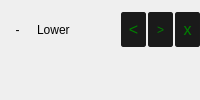
    <widget class="QWidget" name="widgetTop" native="true">
     <property name="minimumSize">
      <size>
       <width>0</width>
       <height>0</height>
      </size>
     </property>
     <property name="styleSheet">
      <string notr="true">border-width:0px;</string>
     </property>
     <layout class="QVBoxLayout" name="verticalLayout">
      <property name="spacing">
       <number>3</number>
      </property>
      <property name="leftMargin">
       <number>0</number>
      </property>
      <property name="topMargin">
       <number>0</number>
      </property>
      <property name="rightMargin">
       <number>0</number>
      </property>
      <property name="bottomMargin">
       <number>0</number>
      </property>
      <item>
       <layout class="QHBoxLayout" name="lay1">
        <property name="spacing">
         <number>2</number>
        </property>
        <property name="bottomMargin">
         <number>0</number>
        </property>
        <item>
         <widget class="QLabel" name="keyBoardLabel">
          <property name="minimumSize">
           <size>
            <width>35</width>
            <height>35</height>
           </size>
          </property>
          <property name="maximumSize">
           <size>
            <width>40</width>
            <height>40</height>
           </size>
          </property>
          <property name="text">
           <string>-</string>
          </property>
          <property name="alignment">
           <set>Qt::AlignCenter</set>
          </property>
         </widget>
        </item>
        <item>
         <widget class="QLabel" name="labInfo">
          <property name="sizePolicy">
           <sizepolicy hsizetype="Preferred" vsizetype="Minimum">
            <horstretch>0</horstretch>
            <verstretch>0</verstretch>
           </sizepolicy>
          </property>
          <property name="minimumSize">
           <size>
            <width>0</width>
            <height>25</height>
           </size>
          </property>
          <property name="text">
           <string>Lower</string>
          </property>
         </widget>
        </item>
        <item>
         <widget class="QLabel" name="labPY">
          <property name="sizePolicy">
           <sizepolicy hsizetype="Expanding" vsizetype="Preferred">
            <horstretch>0</horstretch>
            <verstretch>0</verstretch>
           </sizepolicy>
          </property>
          <property name="text">
           <string/>
          </property>
          <property name="alignment">
           <set>Qt::AlignCenter</set>
          </property>
         </widget>
        </item>
        <item>
         <widget class="QPushButton" name="btnPre">
          <property name="minimumSize">
           <size>
            <width>25</width>
            <height>35</height>
           </size>
          </property>
          <property name="maximumSize">
           <size>
            <width>25</width>
            <height>35</height>
           </size>
          </property>
          <property name="font">
           <font>
            <family>Helvetica</family>
            <pointsize>12</pointsize>
            <weight>50</weight>
            <italic>false</italic>
            <bold>false</bold>
           </font>
          </property>
          <property name="focusPolicy">
           <enum>Qt::NoFocus</enum>
          </property>
          <property name="styleSheet">
           <string notr="true">QPushButton{
    color:green;
    background-color:#1a1a1a;
    border: 1px solid #1b1b1b;
    border-radius: 2px;
}
QPushButton:hover{
    background-color:#1a1a1a;
}

QPushButton:pressed{
   background-color:#333333;
}
</string>
          </property>
          <property name="text">
           <string>&lt;</string>
          </property>
          <property name="flat">
           <bool>true</bool>
          </property>
         </widget>
        </item>
        <item>
         <widget class="QPushButton" name="btnNext">
          <property name="minimumSize">
           <size>
            <width>25</width>
            <height>35</height>
           </size>
          </property>
          <property name="maximumSize">
           <size>
            <width>25</width>
            <height>35</height>
           </size>
          </property>
          <property name="focusPolicy">
           <enum>Qt::NoFocus</enum>
          </property>
          <property name="styleSheet">
           <string notr="true">QPushButton{
    color:green;
    background-color:#1a1a1a;
    border: 1px solid #1b1b1b;
    border-radius: 2px;
}
QPushButton:hover{
    background-color:#1a1a1a;
}

QPushButton:pressed{
    background-color:#333333;
}
</string>
          </property>
          <property name="text">
           <string>&gt;</string>
          </property>
          <property name="flat">
           <bool>true</bool>
          </property>
         </widget>
        </item>
        <item>
         <widget class="QPushButton" name="btnClose">
          <property name="minimumSize">
           <size>
            <width>25</width>
            <height>35</height>
           </size>
          </property>
          <property name="maximumSize">
           <size>
            <width>30</width>
            <height>35</height>
           </size>
          </property>
          <property name="font">
           <font>
            <family>Helvetica</family>
            <pointsize>12</pointsize>
            <weight>50</weight>
            <italic>false</italic>
            <bold>false</bold>
           </font>
          </property>
          <property name="focusPolicy">
           <enum>Qt::NoFocus</enum>
          </property>
          <property name="styleSheet">
           <string notr="true">QPushButton{
    color:green;
    background-color:#1a1a1a;
    border: 1px solid #1b1b1b;
    border-radius: 2px;
}
QPushButton:hover{
    background-color:#0078d7;
}

QPushButton:pressed{
    background-color:rgb(255,0,0);
}
</string>
          </property>
          <property name="text">
           <string>x</string>
          </property>
          <property name="flat">
           <bool>true</bool>
          </property>
         </widget>
        </item>
       </layout>
      </item>
      <item>
       <layout class="QHBoxLayout" name="lay2">
        <property name="spacing">
         <number>0</number>
        </property>
        <item>
         <widget class="QLabel" name="labCh0">
          <property name="sizePolicy">
           <sizepolicy hsizetype="Preferred" vsizetype="Fixed">
            <horstretch>0</horstretch>
            <verstretch>0</verstretch>
           </sizepolicy>
          </property>
          <property name="minimumSize">
           <size>
            <width>0</width>
            <height>25</height>
           </size>
          </property>
          <property name="text">
           <string/>
          </property>
          <property name="alignment">
           <set>Qt::AlignCenter</set>
          </property>
         </widget>
        </item>
        <item>
         <widget class="QLabel" name="labCh1">
          <property name="sizePolicy">
           <sizepolicy hsizetype="Preferred" vsizetype="Fixed">
            <horstretch>0</horstretch>
            <verstretch>0</verstretch>
           </sizepolicy>
          </property>
          <property name="minimumSize">
           <size>
            <width>0</width>
            <height>25</height>
           </size>
          </property>
          <property name="text">
           <string/>
          </property>
          <property name="alignment">
           <set>Qt::AlignCenter</set>
          </property>
         </widget>
        </item>
        <item>
         <widget class="QLabel" name="labCh2">
          <property name="sizePolicy">
           <sizepolicy hsizetype="Preferred" vsizetype="Fixed">
            <horstretch>0</horstretch>
            <verstretch>0</verstretch>
           </sizepolicy>
          </property>
          <property name="minimumSize">
           <size>
            <width>0</width>
            <height>25</height>
           </size>
          </property>
          <property name="text">
           <string/>
          </property>
          <property name="alignment">
           <set>Qt::AlignCenter</set>
          </property>
         </widget>
        </item>
        <item>
         <widget class="QLabel" name="labCh3">
          <property name="sizePolicy">
           <sizepolicy hsizetype="Preferred" vsizetype="Fixed">
            <horstretch>0</horstretch>
            <verstretch>0</verstretch>
           </sizepolicy>
          </property>
          <property name="minimumSize">
           <size>
            <width>0</width>
            <height>25</height>
           </size>
          </property>
          <property name="text">
           <string/>
          </property>
          <property name="alignment">
           <set>Qt::AlignCenter</set>
          </property>
         </widget>
        </item>
        <item>
         <widget class="QLabel" name="labCh4">
          <property name="sizePolicy">
           <sizepolicy hsizetype="Preferred" vsizetype="Fixed">
            <horstretch>0</horstretch>
            <verstretch>0</verstretch>
           </sizepolicy>
          </property>
          <property name="minimumSize">
           <size>
            <width>0</width>
            <height>25</height>
           </size>
          </property>
          <property name="text">
           <string/>
          </property>
          <property name="alignment">
           <set>Qt::AlignCenter</set>
          </property>
         </widget>
        </item>
        <item>
         <widget class="QLabel" name="labCh5">
          <property name="sizePolicy">
           <sizepolicy hsizetype="Preferred" vsizetype="Fixed">
            <horstretch>0</horstretch>
            <verstretch>0</verstretch>
           </sizepolicy>
          </property>
          <property name="minimumSize">
           <size>
            <width>0</width>
            <height>25</height>
           </size>
          </property>
          <property name="text">
           <string/>
          </property>
          <property name="alignment">
           <set>Qt::AlignCenter</set>
          </property>
         </widget>
        </item>
        <item>
         <widget class="QLabel" name="labCh6">
          <property name="sizePolicy">
           <sizepolicy hsizetype="Preferred" vsizetype="Fixed">
            <horstretch>0</horstretch>
            <verstretch>0</verstretch>
           </sizepolicy>
          </property>
          <property name="minimumSize">
           <size>
            <width>0</width>
            <height>25</height>
           </size>
          </property>
          <property name="text">
           <string/>
          </property>
          <property name="alignment">
           <set>Qt::AlignCenter</set>
          </property>
         </widget>
        </item>
        <item>
         <widget class="QLabel" name="labCh7">
          <property name="sizePolicy">
           <sizepolicy hsizetype="Preferred" vsizetype="Fixed">
            <horstretch>0</horstretch>
            <verstretch>0</verstretch>
           </sizepolicy>
          </property>
          <property name="minimumSize">
           <size>
            <width>0</width>
            <height>25</height>
           </size>
          </property>
          <property name="text">
           <string/>
          </property>
          <property name="alignment">
           <set>Qt::AlignCenter</set>
          </property>
         </widget>
        </item>
        <item>
         <widget class="QLabel" name="labCh8">
          <property name="sizePolicy">
           <sizepolicy hsizetype="Preferred" vsizetype="Fixed">
            <horstretch>0</horstretch>
            <verstretch>0</verstretch>
           </sizepolicy>
          </property>
          <property name="minimumSize">
           <size>
            <width>0</width>
            <height>25</height>
           </size>
          </property>
          <property name="text">
           <string/>
          </property>
          <property name="alignment">
           <set>Qt::AlignCenter</set>
          </property>
         </widget>
        </item>
        <item>
         <widget class="QLabel" name="labCh9">
          <property name="sizePolicy">
           <sizepolicy hsizetype="Preferred" vsizetype="Fixed">
            <horstretch>0</horstretch>
            <verstretch>0</verstretch>
           </sizepolicy>
          </property>
          <property name="minimumSize">
           <size>
            <width>0</width>
            <height>25</height>
           </size>
          </property>
          <property name="text">
           <string/>
          </property>
          <property name="alignment">
           <set>Qt::AlignCenter</set>
          </property>
         </widget>
        </item>
       </layout>
      </item>
     </layout>
    </widget>
